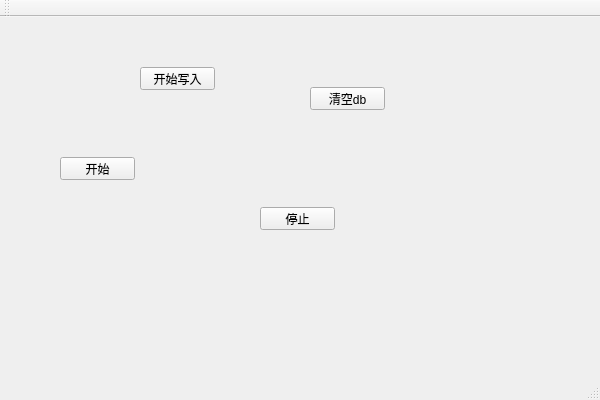
<?xml version="1.0" encoding="UTF-8"?>
<ui version="4.0">
 <class>test_sqliteClass</class>
 <widget class="QMainWindow" name="test_sqliteClass">
  <property name="geometry">
   <rect>
    <x>0</x>
    <y>0</y>
    <width>600</width>
    <height>400</height>
   </rect>
  </property>
  <property name="windowTitle">
   <string>test_sqlite</string>
  </property>
  <widget class="QWidget" name="centralWidget">
   <widget class="QPushButton" name="pushButton">
    <property name="geometry">
     <rect>
      <x>60</x>
      <y>140</y>
      <width>75</width>
      <height>23</height>
     </rect>
    </property>
    <property name="text">
     <string>开始</string>
    </property>
   </widget>
   <widget class="QPushButton" name="pushButton_2">
    <property name="geometry">
     <rect>
      <x>260</x>
      <y>190</y>
      <width>75</width>
      <height>23</height>
     </rect>
    </property>
    <property name="text">
     <string>停止</string>
    </property>
   </widget>
   <widget class="QPushButton" name="btn3">
    <property name="geometry">
     <rect>
      <x>310</x>
      <y>70</y>
      <width>75</width>
      <height>23</height>
     </rect>
    </property>
    <property name="text">
     <string>清空db</string>
    </property>
   </widget>
   <widget class="QPushButton" name="btn4">
    <property name="geometry">
     <rect>
      <x>140</x>
      <y>50</y>
      <width>75</width>
      <height>23</height>
     </rect>
    </property>
    <property name="text">
     <string>开始写入</string>
    </property>
   </widget>
  </widget>
  <widget class="QMenuBar" name="menuBar">
   <property name="geometry">
    <rect>
     <x>0</x>
     <y>0</y>
     <width>600</width>
     <height>23</height>
    </rect>
   </property>
  </widget>
  <widget class="QToolBar" name="mainToolBar">
   <attribute name="toolBarArea">
    <enum>TopToolBarArea</enum>
   </attribute>
   <attribute name="toolBarBreak">
    <bool>false</bool>
   </attribute>
  </widget>
  <widget class="QStatusBar" name="statusBar"/>
 </widget>
 <layoutdefault spacing="6" margin="11"/>
 <resources>
  <include location="test_sqlite.qrc"/>
 </resources>
 <connections/>
</ui>
